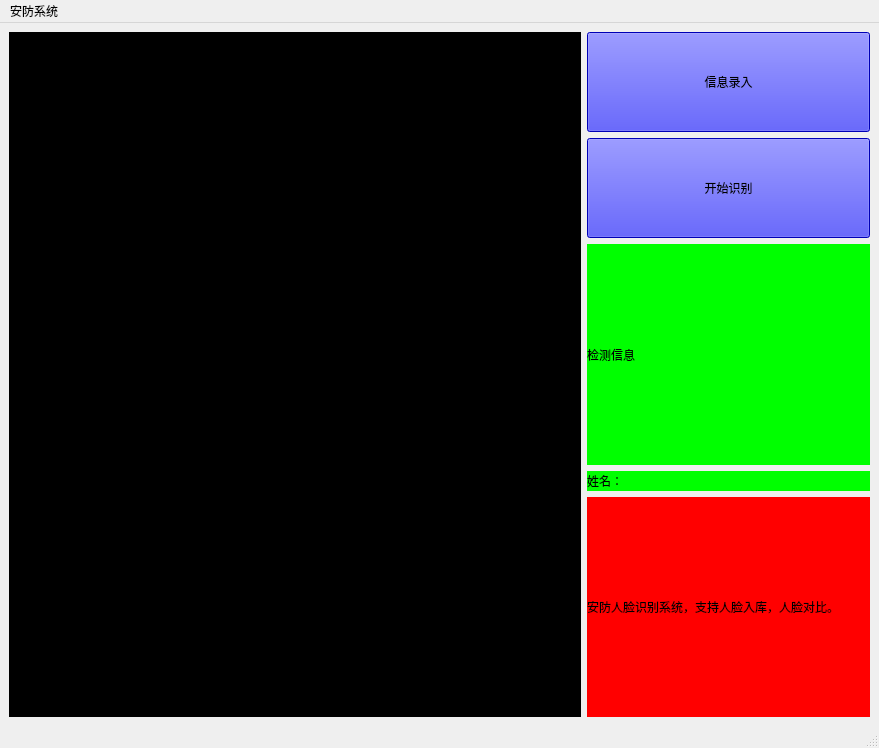
<?xml version="1.0" encoding="UTF-8"?>
<ui version="4.0">
 <class>MainWindow</class>
 <widget class="QMainWindow" name="MainWindow">
  <property name="geometry">
   <rect>
    <x>0</x>
    <y>0</y>
    <width>879</width>
    <height>748</height>
   </rect>
  </property>
  <property name="windowTitle">
   <string>MainWindow</string>
  </property>
  <widget class="QWidget" name="centralwidget">
   <layout class="QGridLayout" name="gridLayout">
    <item row="0" column="0" rowspan="5" colspan="2">
     <widget class="QLabel" name="label_2">
      <property name="styleSheet">
       <string notr="true">background-color:rgb(0,0,0)</string>
      </property>
      <property name="text">
       <string/>
      </property>
     </widget>
    </item>
    <item row="1" column="2">
     <widget class="QPushButton" name="pushButton_2">
      <property name="maximumSize">
       <size>
        <width>16777215</width>
        <height>100</height>
       </size>
      </property>
      <property name="styleSheet">
       <string notr="true">background-color:rgb(0,0,255)</string>
      </property>
      <property name="text">
       <string>开始识别</string>
      </property>
     </widget>
    </item>
    <item row="0" column="2">
     <widget class="QPushButton" name="pushButton">
      <property name="maximumSize">
       <size>
        <width>16777215</width>
        <height>100</height>
       </size>
      </property>
      <property name="styleSheet">
       <string notr="true">background-color:rgb(0,0,255)</string>
      </property>
      <property name="text">
       <string>信息录入</string>
      </property>
     </widget>
    </item>
    <item row="4" column="1">
     <widget class="QLabel" name="label">
      <property name="text">
       <string/>
      </property>
     </widget>
    </item>
    <item row="3" column="2">
     <widget class="QLabel" name="label_4">
      <property name="maximumSize">
       <size>
        <width>16777215</width>
        <height>20</height>
       </size>
      </property>
      <property name="styleSheet">
       <string notr="true">background-color:rgb(0,255,0)</string>
      </property>
      <property name="text">
       <string>姓名：</string>
      </property>
      <property name="scaledContents">
       <bool>false</bool>
      </property>
     </widget>
    </item>
    <item row="2" column="2">
     <widget class="QLabel" name="label_3">
      <property name="styleSheet">
       <string notr="true">background-color:rgb(0,255,0)</string>
      </property>
      <property name="text">
       <string>检测信息</string>
      </property>
     </widget>
    </item>
    <item row="4" column="2">
     <widget class="QLabel" name="label_5">
      <property name="styleSheet">
       <string notr="true">background-color:rgb(255,0,0)</string>
      </property>
      <property name="text">
       <string>安防人脸识别系统，支持人脸入库，人脸对比。</string>
      </property>
     </widget>
    </item>
   </layout>
  </widget>
  <widget class="QMenuBar" name="menubar">
   <property name="geometry">
    <rect>
     <x>0</x>
     <y>0</y>
     <width>879</width>
     <height>23</height>
    </rect>
   </property>
   <widget class="QMenu" name="menu">
    <property name="title">
     <string>安防系统</string>
    </property>
   </widget>
   <addaction name="menu"/>
  </widget>
  <widget class="QStatusBar" name="statusbar"/>
 </widget>
 <resources/>
 <connections/>
</ui>
